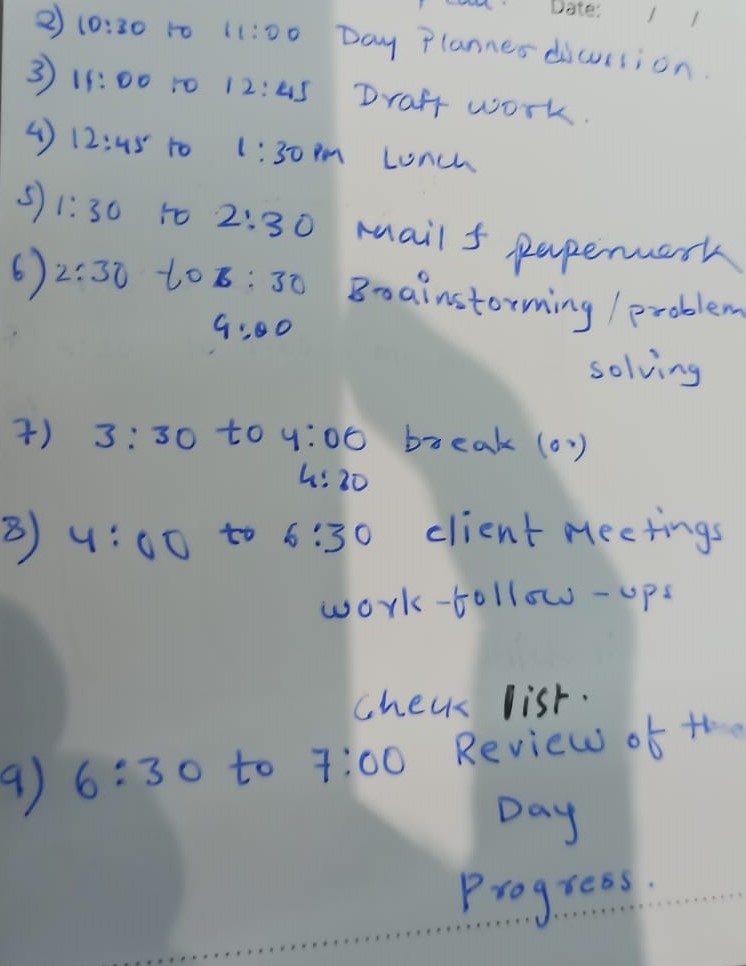
#> input picture Inputs/13.jpeg, 746 x 966 px, found by its file name
$ python 'Final Text image enhancement.py'   (older library calls are emulated)
#> lines starting #> are read from the running program, lines starting #| are printed output that depends on the picture; after the words box and inside, x2 and y2 are one past the last pixel; in counts of white or black regions, pixels touching at a corner belong together
import cv2
import numpy as np
from PIL import Image,ImageEnhance


input_image = cv2.imread("D:\IITH/Necun\Opencv\INPUTS/13.jpeg", cv2.IMREAD_GRAYSCALE)
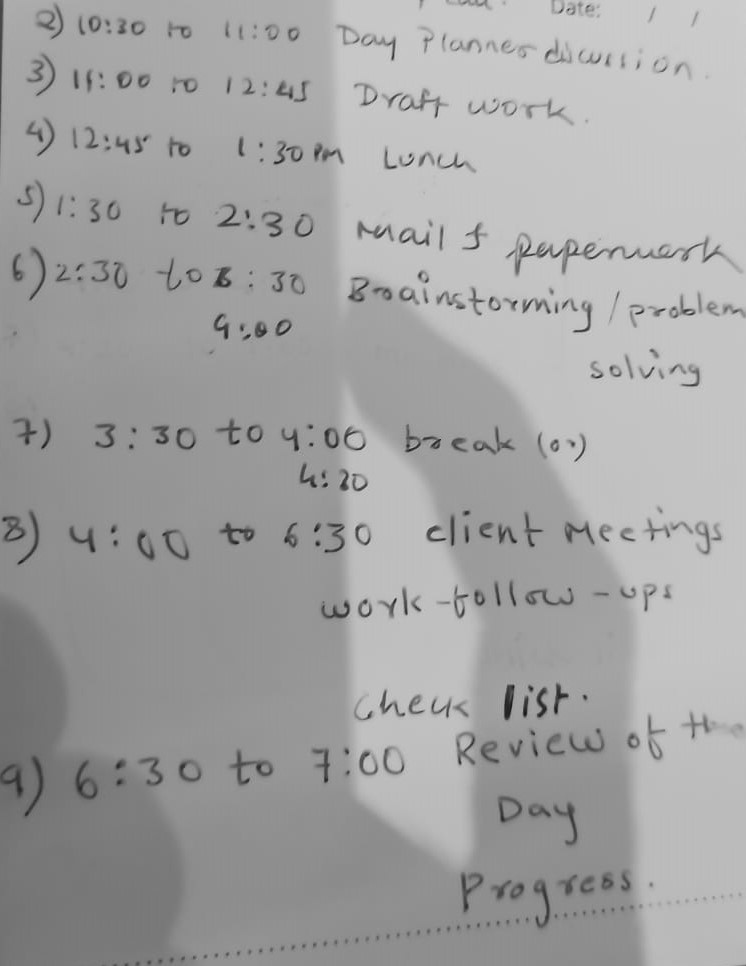
#> input_image: shape (966, 746); min 13, max 218, mean 162.6

def Local_Adaptive_Thresholding(image):
    return  cv2.adaptiveThreshold(image, 255, cv2.ADAPTIVE_THRESH_GAUSSIAN_C, cv2.THRESH_BINARY, 11, 3)
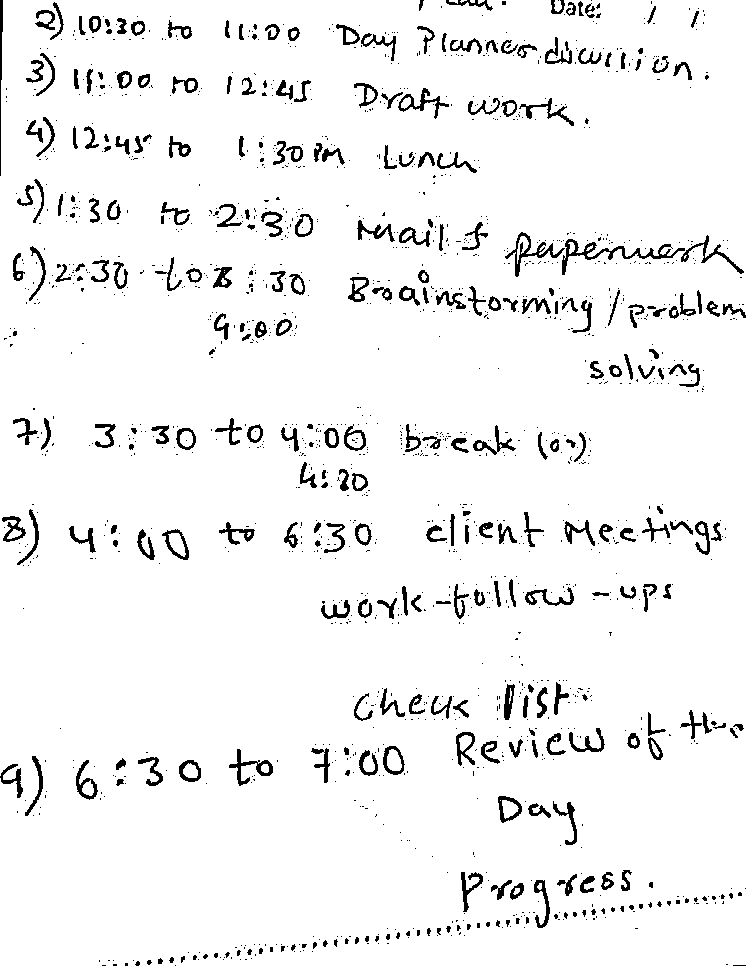
#> returned value: shape (966, 746); 94.8% white; 1581 black regions (1293 under 20 px), largest, box (x1, y1, x2, y2) and area: (562, 239, 685, 275) 774, (505, 232, 565, 277) 503, (229, 749, 273, 786) 406

def horizontal_noise(image):# (between text lines)
    horizontal_projection = cv2.reduce(image, 0, cv2.REDUCE_SUM, dtype=cv2.CV_32S)
    threshold_value = 0.2 * max(horizontal_projection)
#> threshold_value = 746 values, max 49266 at index 202, min 40188 at index 0, mean 46682.2
    binary_image = np.where(horizontal_projection < threshold_value, 255, image)
    return binary_image

def vertical_noise(image): #between characters
    vertical_projection = cv2.reduce(image, 1, cv2.REDUCE_SUM, dtype=cv2.CV_32S)
#> vertical_projection = 966 values, max 190230 at index 178, min 131835 at index 530, mean 180253.3
    threshold_value = 0.01 * max(vertical_projection)
#> threshold_value = [1902.3]
    binary_image = np.where(vertical_projection < threshold_value, 255, image)
    return binary_image

def median_filter(image,kernel_size=5):
#> called with kernel_size = 5
    return cv2.medianBlur(image, kernel_size)
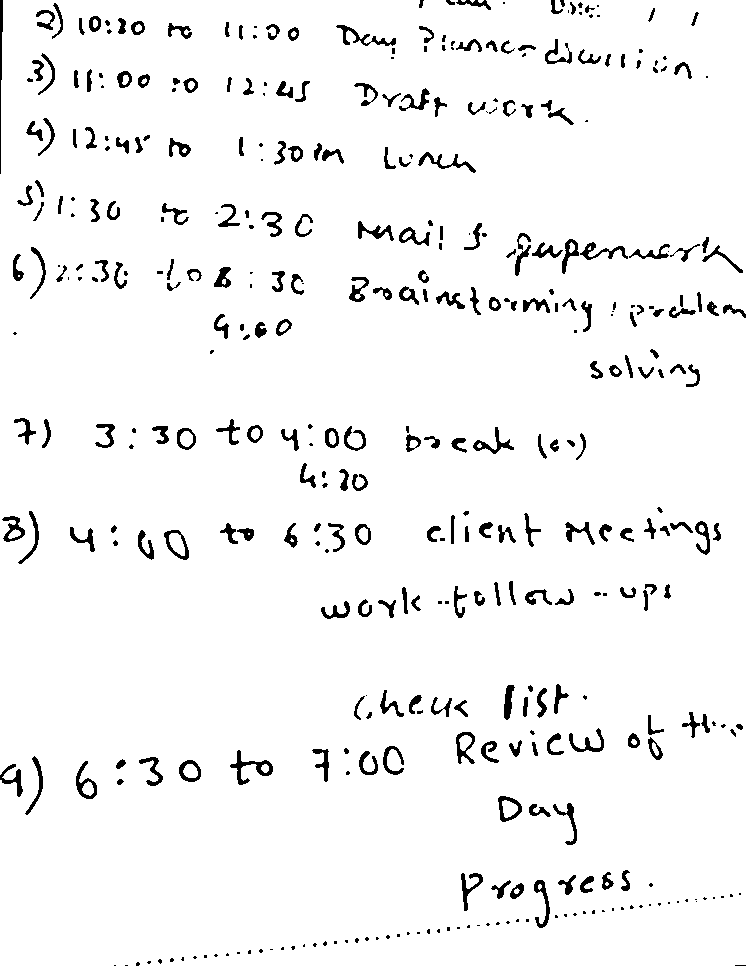
#> returned value: shape (966, 746); 95.5% white; 407 black regions (144 under 20 px), largest, box (x1, y1, x2, y2) and area: (230, 750, 273, 785) 408, (336, 25, 396, 46) 342, (418, 152, 476, 173) 297
def inversion(img):
    return cv2.bitwise_not(img)
def font_thicker(image):
    image = inversion(image)
    image=cv2.dilate(image, np.ones((1, 1), np.uint8), iterations=1)
    image = inversion(image)
    return image

def font_thinner(image):
    image =inversion(image)
    image = cv2.erode(image,np.ones((1,1),np.uint8),iterations=1)
    image=inversion(image)
    return image

def sharpen(image):
    kernel = np.array([[-1, -1, -1], [-1, 8, -1], [-1, -1, -1]])
    edge_img = cv2.filter2D(image, -1, kernel)
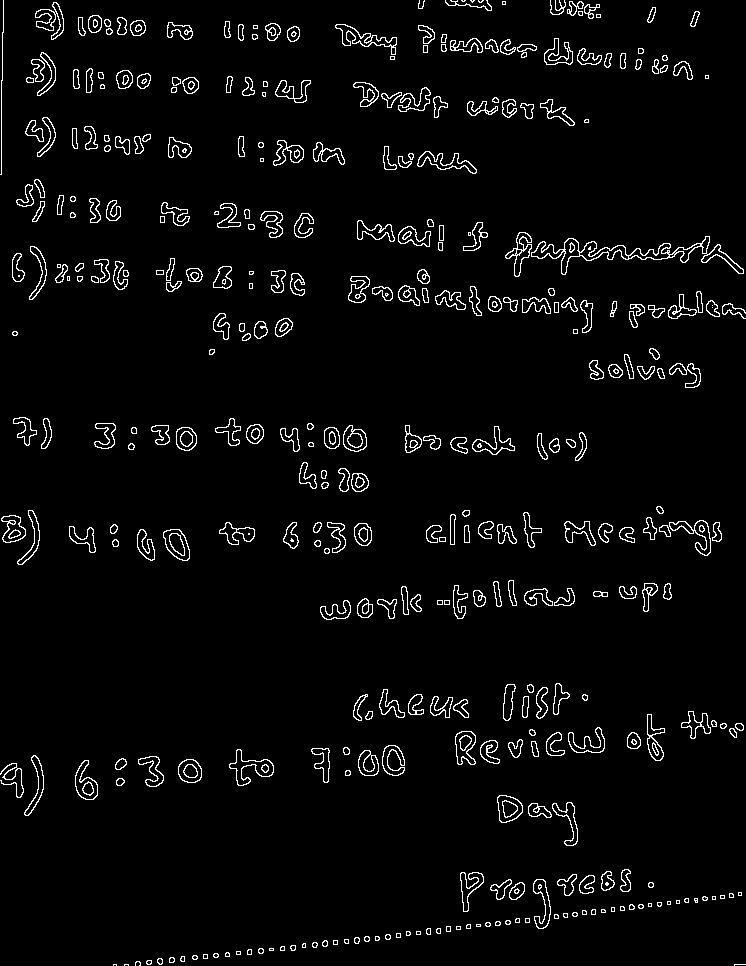
#> edge_img: shape (966, 746); 3.7% white in thin lines or dots
    edge_img=Image.fromarray(edge_img)
    pillow_enhancer = ImageEnhance.Sharpness(edge_img)
    sharpened_img = pillow_enhancer.enhance(2)
    sharpened_img=np.array(sharpened_img)
    filled_image = cv2.inpaint(image, sharpened_img, 0.5,cv2.INPAINT_NS)
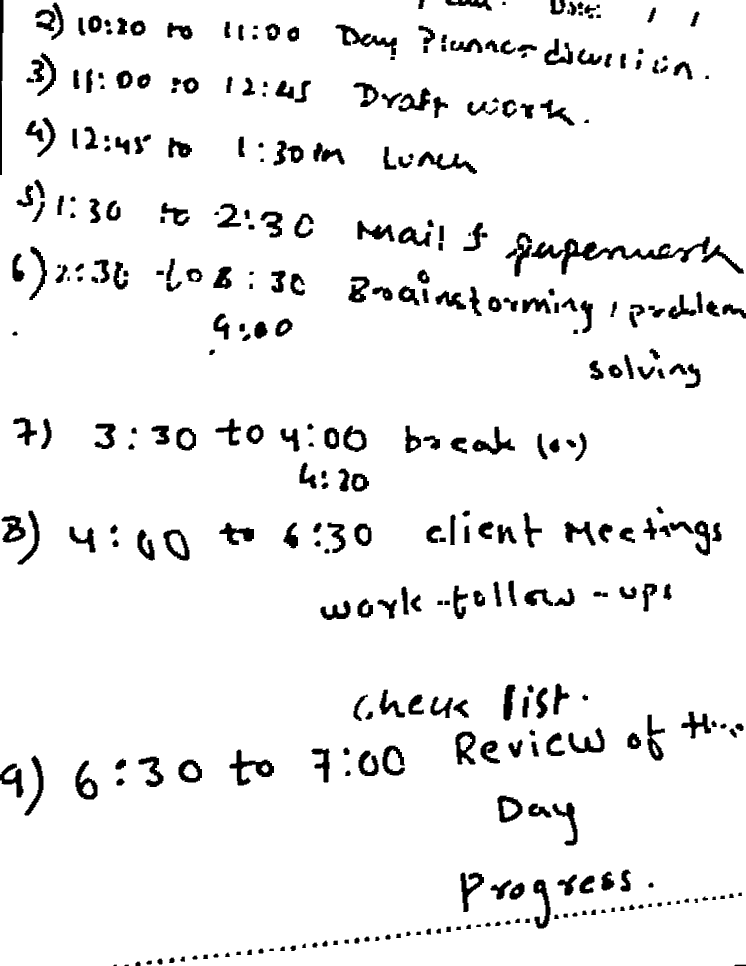
#> filled_image: shape (966, 746); min 0, max 255, mean 238.8
    return filled_image

binary_image=Local_Adaptive_Thresholding(input_image)
binary_image=horizontal_noise(binary_image)
binary_image=vertical_noise(binary_image)
binary_image=median_filter(binary_image,kernel_size=5)
binary_image= font_thinner(binary_image)
binary_image=sharpen(binary_image)
#binary_image=inversion(binary_image)#inverted input for OCR

cv2.imwrite('D:\IITH/Necun\imageEnhancement\Outputs/binary_image.png',binary_image)
cv2.waitKey(0)

$ run again, with Inputs/img.png saved as Inputs/13.jpeg
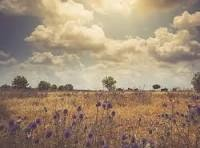
#> input picture Inputs/img.png, 200 x 148 px, found by its file name
#> in Local_Adaptive_Thresholding, `return  cv2.adaptiveThreshold(image, 255, cv2.ADAPTIVE_THRESH_GAUSSIAN..`:
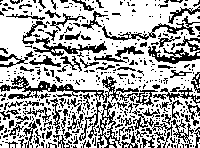
#> returned value: shape (148, 200); 66.9% white; black in thin lines or dots
#> in horizontal_noise, `threshold_value = 0.2 * max(horizontal_projection)`: threshold_value = 200 values, max 6120 at index 147, min 3978 at index 53, mean 5053.3
#> vertical_projection = 148 values, max 45645 at index 20, min 13770 at index 90, mean 34144.2
#> in vertical_noise, `threshold_value = 0.01 * max(vertical_projection)`: threshold_value = [456.4]
#> edge_img: shape (148, 200); 21.7% white in thin lines or dots
#> in sharpen, `filled_image = cv2.inpaint(image, sharpened_img, 0.5,cv2.INPAINT_NS)`:
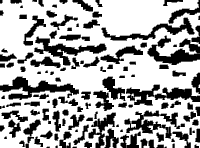
#> filled_image: shape (148, 200); min 0, max 255, mean 170.5
